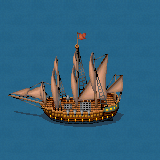

This is a level from a 2D game, rendered from its Tiled map with the project's own tilesets. A one-line summary and the complete map file follow:
An orthogonal 5x5 tile map with 32x32 px tiles, 2 tile layers (0, 1).

<map version="1.2" tiledversion="1.3.4" orientation="orthogonal" renderorder="left-up" width="5" height="5" tilewidth="32" tileheight="32" infinite="0" nextlayerid="3" nextobjectid="1">
 <editorsettings>
  <export target="../map_2/map_2" format="csv" />
 </editorsettings>
 <tileset firstgid="1" source="../Texturepack/WorldMapFull.tsx" />
 <layer id="1" name="0" width="5" height="5">
  <data encoding="csv">
133,133,133,133,133,
133,133,133,133,133,
133,133,133,133,139,
133,133,133,133,133,
133,133,133,133,133
</data>
 </layer>
 <layer id="2" name="1" width="5" height="5">
  <data encoding="csv">
0,0,0,0,0,
9521,9522,9523,9524,0,
9541,9542,9543,9544,0,
9561,9562,9563,9564,0,
0,0,0,0,0
</data>
 </layer>
</map>